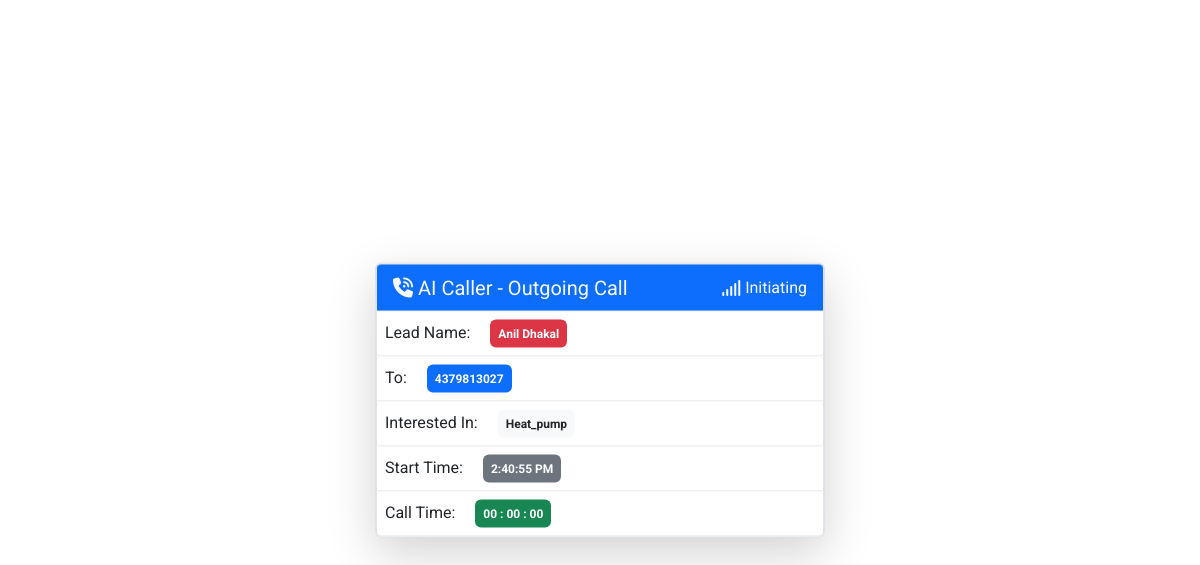
Page /outbounds/1 on the earlier database version.
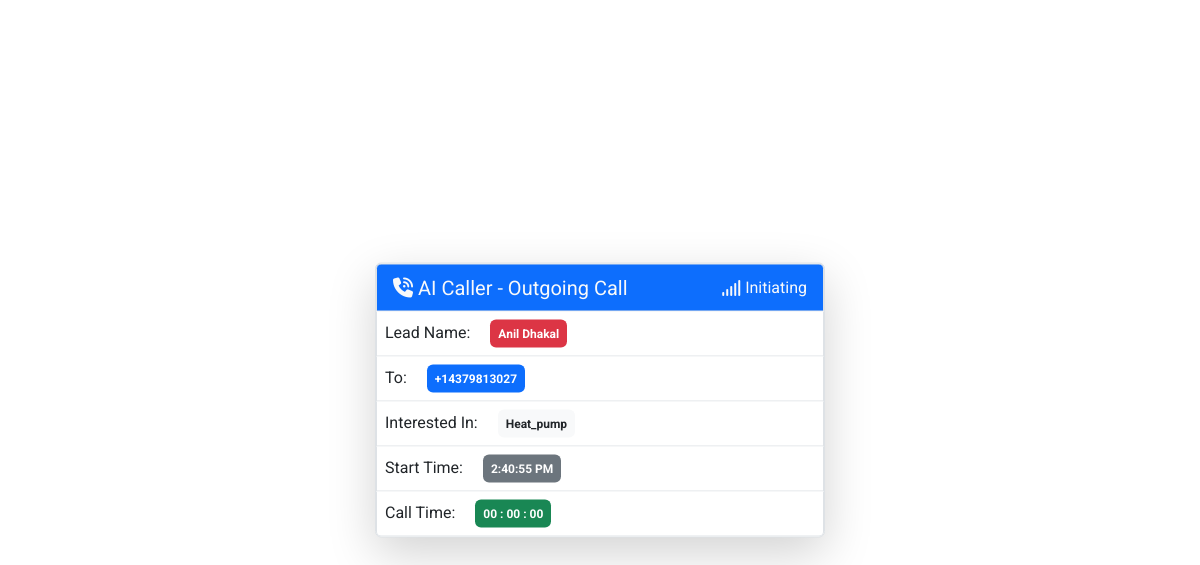
Same page on the later database version.
### aicaller/models.py (models this page shows, shortened)
class Lead(models.Model):
    first_name = models.CharField(max_length=50)
    last_name = models.CharField(max_length=50)
    email = models.EmailField(unique=True)
    phone_number = models.CharField(max_length=20, blank=True, null=True)
    address = models.CharField(max_length=255, blank=True, null=True)
    city = models.CharField(max_length=50, blank=True, null=True)
    state = models.CharField(max_length=50, blank=True, null=True)
    postal_code = models.CharField(max_length=20, blank=True, null=True)
    country = models.CharField(max_length=50, blank=True, null=True)
    interested = models.CharField(max_length=100, choices=SERVICE_CHOICES)
    lead_source = models.CharField(max_length=100, choices=LEAD_SOURCE_CHOICES)
    created_at = models.DateTimeField(auto_now_add=True)
    updated_at = models.DateTimeField(auto_now=True)

### aicaller/views.py (the view, shortened to what this page needs)
# urls.py: path("outbounds/<int:id>", OutboundsCalls.as_view(), name="outgoing_calls"),
@method_decorator(csrf_exempt, name='dispatch')
class OutboundsCalls(View):
    def get(self, request, id=None):
        call_sid = None
        if id is not None:
            lead = Lead.objects.get(pk=id)
            client = Client(twilio_account_sid, twilio_auth_token)
            call = client.calls.create(
                method="POST",
                url=f'{settings.BASE_URL}/outbounds/{id}',
                to=lead.phone_number,
                from_=settings.TWILIO_PHONE_NUMBER,
            )
            call_sid = call.sid
            print(call_sid)
            self.lead = lead
        return render(request, "admin/aicaller/outbounds.html", {
            'lead': lead,
            "callId": call_sid,
            "twilio_account_sid": twilio_account_sid,
            "twilio_auth_token": twilio_auth_token
        })

### aicaller/templates/admin/aicaller/outbounds.html (shortened to what this page needs)
{% extends "admin/aicaller/base.html" %}
{% block content %}
<div class="container py-4" id="root">
    <div class="position-absolute top-50 start-50 translate-middle">
        <div class="card border  shadow-lg" style="width: 450px;">
            <ul class="list-group p-0">
                <li class="list-group-item py-2 d-flex align-items-center justify-content-between bg-primary text-light">
                    <div class="fs-5"><i class="fa-solid fa-phone-volume"></i> AI Caller - Outgoing Call</div>
                    <div class="fw-normal text-capitalize d-flex align-items-center">
                        <i class="fa-solid fa-signal me-1"></i>
                        <span class="" id="status">Initiating</span>
                    </div>
                </li>
                <li class="list-group-item p-2 text-capitalize">
                    <span class="me-3">Lead Name: </span>
                    <span class="fw-bold p-2 badge bg-danger">{{lead.first_name}} {{lead.last_name}}</span></li>
                <li class="list-group-item p-2 text-capitalize">
                    <span class="me-3">To: </span>
                    <span class="fw-bold p-2 badge bg-primary">{{lead.phone_number}}</span></li>
                <li class="list-group-item p-2 text-capitalize">
                    <span class="me-3">Interested In: </span>
                    <span class="fw-bold p-2 badge bg-light text-dark">{{lead.interested}}</span></li>
                <li class="list-group-item p-2 text-capitalize">
                    <span class="me-3">Start Time: </span>
                    <span class="fw-bold p-2 badge bg-secondary" id="start_time"></span></li>
                <li class="list-group-item p-2 text-capitalize">
                    <span class="me-3">Call Time: </span>
                    <span class="fw-bold p-2 badge bg-success" id="call_time">00 : 00 : 00</span></li>
            </ul>
        </div>
    </div>
</div>
{% endblock %}

### aicaller/templates/admin/aicaller/base.html (shortened to what this page needs)
<html lang="en">
<head>
    <link rel="stylesheet" href="https://cdn.jsdelivr.net/npm/bootstrap@5.3.2/dist/css/bootstrap.min.css"
>
    <link rel="stylesheet" href="https://cdnjs.cloudflare.com/ajax/libs/font-awesome/6.6.0/css/all.min.css"
 />
</head>
<body>
    <body id="root">
        {% block content %}{% endblock %}
    </body>
</body>
</html>

### aicaller/templates/admin/aicaller/outbounds.html (style rules this page uses)
#root { font-family: "Roboto", sans-serif; }

Differences in the rows shown:
changed Lead "Anil": phone_number "4379813027" → "+14379813027"
